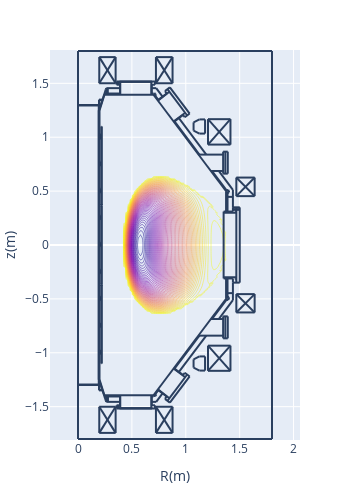

The notebook cell this image was saved under:
### Code cell
pl.d_contour(cond['jt'])

### Figure 1 — Plotly figure (JSON) as saved in the notebook; plotly's stock layout.template omitted (floating-point values rounded to 4 significant figures; data arrays with more than 128 entries replaced by an {"elided": "..."} marker saying what was removed)
{"data": [{"contours": {"coloring": "lines"}, "dx": 0.02, "dy": 0.02, "ncontours": 100, "showscale": false, "type": "contour", "x0": 0, "y0": -1.1, "z": {"elided": "111x71 float values"}}], "layout": {"height": 490.8, "margin": {"autoexpand": false, "b": 50, "l": 50, "r": 50, "t": 50}, "shapes": [{"type": "line", "x0": 0.2652, "x1": 0.2652, "y0": -1.406, "y1": -1.455}, {"type": "line", "x0": 0.2766, "x1": 0.2766, "y0": -1.406, "y1": -1.455}, {"type": "line", "x0": 0.1927, "x1": 0.1927, "y0": -1.299, "y1": 1.299}, {"type": "line", "x0": 0.1927, "x1": 0.1927, "y0": -1.249, "y1": 1.249}, {"type": "line", "x0": 0.195, "x1": 0.195, "y0": -1.251, "y1": 1.249}, {"type": "line", "x0": 0.1995, "x1": 0.1995, "y0": -1.249, "y1": 1.249}, {"type": "line", "x0": 1.376, "x1": 0.7005, "y0": 0.4965, "y1": 1.394}, {"type": "line", "x0": 0.2199, "x1": 0.2199, "y0": 0.3695, "y1": 1.099}, {"type": "line", "x0": 0.2176, "x1": 0.2176, "y0": 0.3695, "y1": 1.099}, {"type": "line", "x0": 1.376, "x1": 0.7005, "y0": -0.4965, "y1": -1.394}, {"type": "line", "x0": 0.2176, "x1": 0.2176, "y0": -0.3695, "y1": -1.099}, {"type": "line", "x0": 0.2199, "x1": 0.2199, "y0": -0.3695, "y1": -1.099}, {"type": "line", "x0": 0.1995, "x1": 0.2448, "y0": -1.249, "y1": -1.394}, {"type": "line", "x0": 0.1972, "x1": 0.1972, "y0": -1.299, "y1": -1.344}, {"type": "line", "x0": 0.195, "x1": 0.195, "y0": -1.299, "y1": -1.349}, {"type": "line", "x0": 0.195, "x1": 0.229, "y0": -1.349, "y1": -1.349}, {"type": "line", "x0": 0.195, "x1": 0.2267, "y0": -1.344, "y1": -1.344}, {"type": "line", "x0": 0.1995, "x1": 0.1995, "y0": -0.9975, "y1": -0.9748}, {"type": "line", "x0": 0.2086, "x1": 0.2086, "y0": -1.009, "y1": -0.9907}, {"type": "line", "x0": 0.2086, "x1": 0.2086, "y0": -1.009, "y1": -0.9929}, {"type": "line", "x0": 0.2063, "x1": 0.2063, "y0": -1.011, "y1": -0.9748}, {"type": "line", "x0": 0, "x1": 0.2108, "y0": -1.294, "y1": -1.294}, {"type": "line", "x0": 0, "x1": 0.2131, "y0": -1.299, "y1": -1.299}, {"type": "line", "x0": 0.1995, "x1": 0.1995, "y0": -1.011, "y1": -1.002}, {"type": "line", "x0": 0.2063, "x1": 0.2086, "y0": -1.007, "y1": -1.007}, {"type": "line", "x0": 0.2086, "x1": 0.2086, "y0": -1.004, "y1": -1.004}, {"type": "line", "x0": 0.2086, "x1": 0.2176, "y0": -1.009, "y1": -1.009}, {"type": "line", "x0": 0.1995, "x1": 0.2063, "y0": -1.011, "y1": -1.011}, {"type": "line", "x0": 0.2199, "x1": 0.2176, "y0": -1.099, "y1": -1.099}, {"type": "line", "x0": 0.2063, "x1": 0.2086, "y0": -0.9929, "y1": -0.9929}, {"type": "line", "x0": 0.2086, "x1": 0.2086, "y0": -0.9975, "y1": -0.9975}, {"type": "line", "x0": 0.2086, "x1": 0.2176, "y0": -0.9929, "y1": -0.9929}, {"type": "line", "x0": 0.2086, "x1": 0.2176, "y0": -0.9907, "y1": -0.9907}, {"type": "line", "x0": 0.1995, "x1": 0.2063, "y0": -0.9748, "y1": -0.9748}, {"type": "line", "x0": 0.2086, "x1": 0.2176, "y0": -0.7594, "y1": -0.7594}, {"type": "line", "x0": 0.1995, "x1": 0.2063, "y0": -0.7617, "y1": -0.7617}, {"type": "line", "x0": 0.2086, "x1": 0.2086, "y0": -0.7594, "y1": -0.7413}, {"type": "line", "x0": 0.2086, "x1": 0.2086, "y0": -0.7594, "y1": -0.739}, {"type": "line", "x0": 0.1995, "x1": 0.1995, "y0": -0.7617, "y1": -0.7526}, {"type": "line", "x0": 0.2063, "x1": 0.2063, "y0": -0.7617, "y1": -0.7254}, {"type": "line", "x0": 0.1995, "x1": 0.2063, "y0": -0.7254, "y1": -0.7254}, {"type": "line", "x0": 0.2086, "x1": 0.2176, "y0": -0.739, "y1": -0.739}, {"type": "line", "x0": 0.2086, "x1": 0.2176, "y0": -0.7413, "y1": -0.7413}, {"type": "line", "x0": 0.2086, "x1": 0.2086, "y0": -0.7526, "y1": -0.7526}, {"type": "line", "x0": 0.2063, "x1": 0.2086, "y0": -0.7572, "y1": -0.7572}, {"type": "line", "x0": 0.2086, "x1": 0.2086, "y0": -0.7458, "y1": -0.7458}, {"type": "line", "x0": 0.2063, "x1": 0.2086, "y0": -0.7436, "y1": -0.7436}, {"type": "line", "x0": 0.1995, "x1": 0.1995, "y0": -0.7481, "y1": -0.7254}, {"type": "line", "x0": 0.3582, "x1": 0.7141, "y0": -1.517, "y1": -1.517}, {"type": "line", "x0": 0.3854, "x1": 0.6869, "y0": -1.514, "y1": -1.514}, {"type": "line", "x0": 0.3854, "x1": 0.6869, "y0": -1.514, "y1": -1.514}, {"type": "line", "x0": 0.2426, "x1": 0.7096, "y0": -1.394, "y1": -1.394}, {"type": "line", "x0": 0.3922, "x1": 0.3922, "y0": -1.514, "y1": -1.394}, {"type": "line", "x0": 0.3582, "x1": 0.3582, "y0": -1.517, "y1": -1.487}, {"type": "line", "x0": 0.3786, "x1": 0.3786, "y0": -1.517, "y1": -1.487}, {"type": "line", "x0": 0.3695, "x1": 0.3695, "y0": -1.517, "y1": -1.487}, {"type": "line", "x0": 0.3831, "x1": 0.3831, "y0": -1.517, "y1": -1.512}, {"type": "line", "x0": 0.3831, "x1": 0.3854, "y0": -1.512, "y1": -1.514}, {"type": "line", "x0": 0.3854, "x1": 0.3854, "y0": -1.514, "y1": -1.514}, {"type": "line", "x0": 0.3899, "x1": 0.263, "y0": -1.455, "y1": -1.455}, {"type": "line", "x0": 0.3582, "x1": 0.3899, "y0": -1.487, "y1": -1.487}, {"type": "line", "x0": 0.2471, "x1": 0.3899, "y0": -1.406, "y1": -1.406}, {"type": "line", "x0": 0.2766, "x1": 0.2766, "y0": -1.455, "y1": -1.406}, {"type": "line", "x0": 0.2652, "x1": 0.2652, "y0": -1.455, "y1": -1.406}, {"type": "line", "x0": 0.2584, "x1": 0.263, "y0": -1.444, "y1": -1.455}, {"type": "line", "x0": 0.2426, "x1": 0.2448, "y0": -1.394, "y1": -1.392}, {"type": "line", "x0": 0.3899, "x1": 0.3899, "y0": -1.487, "y1": -1.394}, {"type": "line", "x0": 0.6801, "x1": 0.6801, "y0": -1.514, "y1": -1.394}, {"type": "line", "x0": 0.7141, "x1": 0.7141, "y0": -1.517, "y1": -1.487}, {"type": "line", "x0": 0.6914, "x1": 0.6914, "y0": -1.517, "y1": -1.512}, {"type": "line", "x0": 0.6914, "x1": 0.6869, "y0": -1.512, "y1": -1.514}, {"type": "line", "x0": 0.6869, "x1": 0.6869, "y0": -1.514, "y1": -1.514}, {"type": "line", "x0": 0.6846, "x1": 0.6846, "y0": -1.487, "y1": -1.394}, {"type": "line", "x0": 0.6846, "x1": 0.7141, "y0": -1.487, "y1": -1.487}, {"type": "line", "x0": 0.7254, "x1": 0.6846, "y0": -1.455, "y1": -1.455}, {"type": "line", "x0": 0.7118, "x1": 0.705, "y0": -1.392, "y1": -1.387}, {"type": "line", "x0": 0.7055, "x1": 0.715, "y0": -1.4, "y1": -1.402}, {"type": "line", "x0": 0.715, "x1": 0.7223, "y0": -1.402, "y1": -1.397}, {"type": "line", "x0": 0.7223, "x1": 0.7248, "y0": -1.397, "y1": -1.389}, {"type": "line", "x0": 0.7248, "x1": 0.7198, "y0": -1.389, "y1": -1.381}, {"type": "line", "x0": 0.6846, "x1": 0.7005, "y0": -1.406, "y1": -1.406}, {"type": "line", "x0": 0.2199, "x1": 0.2199, "y0": -0.3627, "y1": 0.3627}, {"type": "line", "x0": 0.2176, "x1": 0.2176, "y0": -0.3627, "y1": 0.3627}, {"type": "line", "x0": 0.1995, "x1": 0.1995, "y0": -0.4965, "y1": -0.4761}, {"type": "line", "x0": 0.2063, "x1": 0.2063, "y0": -0.5123, "y1": -0.4761}, {"type": "line", "x0": 0.1995, "x1": 0.1995, "y0": -0.5123, "y1": -0.5033}, {"type": "line", "x0": 0.2086, "x1": 0.2086, "y0": -0.5101, "y1": -0.4897}, {"type": "line", "x0": 0.2086, "x1": 0.2086, "y0": -0.5101, "y1": -0.4919}, {"type": "line", "x0": 0.2086, "x1": 0.2176, "y0": -0.5101, "y1": -0.5101}, {"type": "line", "x0": 0.2063, "x1": 0.2086, "y0": -0.4942, "y1": -0.4942}, {"type": "line", "x0": 0.2086, "x1": 0.2086, "y0": -0.4965, "y1": -0.4965}, {"type": "line", "x0": 0.2063, "x1": 0.2086, "y0": -0.5055, "y1": -0.5055}, {"type": "line", "x0": 0.2086, "x1": 0.2086, "y0": -0.5033, "y1": -0.5033}, {"type": "line", "x0": 0.2086, "x1": 0.2176, "y0": -0.4919, "y1": -0.4919}, {"type": "line", "x0": 0.2086, "x1": 0.2176, "y0": -0.4897, "y1": -0.4897}, {"type": "line", "x0": 0.1995, "x1": 0.2063, "y0": -0.5123, "y1": -0.5123}, {"type": "line", "x0": 0.1995, "x1": 0.2063, "y0": -0.4761, "y1": -0.4761}, {"type": "line", "x0": 0.2154, "x1": 0.2176, "y0": -0.365, "y1": -0.3627}, {"type": "line", "x0": 0.2206, "x1": 0.2218, "y0": -0.3642, "y1": -0.3614}, {"type": "line", "x0": 0.2199, "x1": 0.2176, "y0": -0.3695, "y1": -0.3695}, {"type": "line", "x0": 0.2176, "x1": 0.2154, "y0": -0.3786, "y1": -0.3786}, {"type": "line", "x0": 0.2154, "x1": 0.2154, "y0": -0.3786, "y1": -0.3695}, {"type": "line", "x0": 0.2176, "x1": 0.2176, "y0": -0.3786, "y1": -0.3695}, {"type": "line", "x0": 0.2169, "x1": 0.2157, "y0": -0.365, "y1": -0.3678}, {"type": "line", "x0": 0.2183, "x1": 0.2177, "y0": -0.3664, "y1": -0.3678}, {"type": "line", "x0": 0.2176, "x1": 0.2199, "y0": -0.3673, "y1": -0.365}, {"type": "line", "x0": 0.2192, "x1": 0.2197, "y0": -0.3628, "y1": -0.3614}, {"type": "line", "x0": 0.1995, "x1": 0.1995, "y0": -0.263, "y1": -0.2516}, {"type": "line", "x0": 0.2063, "x1": 0.2063, "y0": -0.263, "y1": -0.2267}, {"type": "line", "x0": 0.2086, "x1": 0.2086, "y0": -0.2607, "y1": -0.2426}, {"type": "line", "x0": 0.2086, "x1": 0.2086, "y0": -0.2607, "y1": -0.2403}, {"type": "line", "x0": 0.2086, "x1": 0.2176, "y0": -0.2607, "y1": -0.2607}, {"type": "line", "x0": 0.2086, "x1": 0.2086, "y0": -0.2539, "y1": -0.2539}, {"type": "line", "x0": 0.2063, "x1": 0.2086, "y0": -0.2562, "y1": -0.2562}, {"type": "line", "x0": 0.1995, "x1": 0.2063, "y0": -0.263, "y1": -0.263}, {"type": "line", "x0": 0.1995, "x1": 0.1995, "y0": -0.2471, "y1": -0.2267}, {"type": "line", "x0": 0.2086, "x1": 0.2176, "y0": -0.2403, "y1": -0.2403}, {"type": "line", "x0": 0.2086, "x1": 0.2176, "y0": -0.2426, "y1": -0.2426}, {"type": "line", "x0": 0.2086, "x1": 0.2086, "y0": -0.2471, "y1": -0.2471}, {"type": "line", "x0": 0.2063, "x1": 0.2086, "y0": -0.2426, "y1": -0.2426}, {"type": "line", "x0": 0.1995, "x1": 0.2063, "y0": -0.2267, "y1": -0.2267}, {"type": "line", "x0": 0.1995, "x1": 0.2063, "y0": -0.01133, "y1": -0.01133}, {"type": "line", "x0": 0.1995, "x1": 0.2063, "y0": 0.02494, "y1": 0.02494}, {"type": "line", "x0": 0.1995, "x1": 0.1995, "y0": -0.01133, "y1": -0.002267}, {"type": "line", "x0": 0.1995, "x1": 0.1995, "y0": 0.002267, "y1": 0.02494}, {"type": "line", "x0": 0.2063, "x1": 0.2063, "y0": -0.01133, "y1": 0.02494}, {"type": "line", "x0": 0.2086, "x1": 0.2086, "y0": -0.009068, "y1": 0.006801}, {"type": "line", "x0": 0.2086, "x1": 0.2086, "y0": -0.009068, "y1": 0.009068}, {"type": "line", "x0": 0.2086, "x1": 0.2176, "y0": -0.009068, "y1": -0.009068}, {"type": "line", "x0": 0.2086, "x1": 0.2086, "y0": -0.004534, "y1": -0.004534}, {"type": "line", "x0": 0.2063, "x1": 0.2086, "y0": -0.006801, "y1": -0.006801}, {"type": "line", "x0": 0.2086, "x1": 0.2176, "y0": 0.009068, "y1": 0.009068}, {"type": "line", "x0": 0.2086, "x1": 0.2176, "y0": 0.006801, "y1": 0.006801}, {"type": "line", "x0": 0.2086, "x1": 0.2086, "y0": 0.002267, "y1": 0.002267}, {"type": "line", "x0": 0.2063, "x1": 0.2086, "y0": 0.006801, "y1": 0.006801}, {"type": "line", "x0": 0.2176, "x1": 0.2176, "y0": 0.3786, "y1": 0.3695}, {"type": "line", "x0": 0.2154, "x1": 0.2154, "y0": 0.3786, "y1": 0.3695}, {"type": "line", "x0": 0.1995, "x1": 0.1995, "y0": 0.2516, "y1": 0.2743}, {"type": "line", "x0": 0.2063, "x1": 0.2063, "y0": 0.238, "y1": 0.2743}, {"type": "line", "x0": 0.2086, "x1": 0.2086, "y0": 0.2403, "y1": 0.2607}, {"type": "line", "x0": 0.1995, "x1": 0.2063, "y0": 0.238, "y1": 0.238}, {"type": "line", "x0": 0.1995, "x1": 0.1995, "y0": 0.238, "y1": 0.2471}, {"type": "line", "x0": 0.2063, "x1": 0.2086, "y0": 0.2562, "y1": 0.2562}, {"type": "line", "x0": 0.2086, "x1": 0.2086, "y0": 0.2539, "y1": 0.2539}, {"type": "line", "x0": 0.2086, "x1": 0.2176, "y0": 0.2584, "y1": 0.2584}, {"type": "line", "x0": 0.2063, "x1": 0.2086, "y0": 0.2426, "y1": 0.2426}, {"type": "line", "x0": 0.2086, "x1": 0.2086, "y0": 0.2471, "y1": 0.2471}, {"type": "line", "x0": 0.2086, "x1": 0.2176, "y0": 0.2403, "y1": 0.2403}, {"type": "line", "x0": 0.2086, "x1": 0.2086, "y0": 0.2403, "y1": 0.2584}, {"type": "line", "x0": 0.2086, "x1": 0.2176, "y0": 0.2607, "y1": 0.2607}, {"type": "line", "x0": 0.1995, "x1": 0.2063, "y0": 0.2743, "y1": 0.2743}, {"type": "line", "x0": 0.2177, "x1": 0.2183, "y0": 0.3696, "y1": 0.3682}, {"type": "line", "x0": 0.2157, "x1": 0.2169, "y0": 0.3696, "y1": 0.3668}, {"type": "line", "x0": 0.2176, "x1": 0.2199, "y0": 0.3673, "y1": 0.365}, {"type": "line", "x0": 0.2218, "x1": 0.2206, "y0": 0.3632, "y1": 0.366}, {"type": "line", "x0": 0.2154, "x1": 0.2176, "y0": 0.365, "y1": 0.3627}, {"type": "line", "x0": 0.2197, "x1": 0.2192, "y0": 0.3632, "y1": 0.3646}, {"type": "line", "x0": 0.2199, "x1": 0.2176, "y0": 0.3695, "y1": 0.3695}, {"type": "line", "x0": 0.2176, "x1": 0.2154, "y0": 0.3786, "y1": 0.3786}, {"type": "line", "x0": 0.1995, "x1": 0.1995, "y0": 0.5033, "y1": 0.5237}, {"type": "line", "x0": 0.1995, "x1": 0.1995, "y0": 0.4874, "y1": 0.4965}, {"type": "line", "x0": 0.2063, "x1": 0.2063, "y0": 0.4874, "y1": 0.5237}, {"type": "line", "x0": 0.2086, "x1": 0.2086, "y0": 0.4897, "y1": 0.5078}, {"type": "line", "x0": 0.2086, "x1": 0.2086, "y0": 0.4897, "y1": 0.5101}, {"type": "line", "x0": 0.2086, "x1": 0.2176, "y0": 0.4897, "y1": 0.4897}, {"type": "line", "x0": 0.2086, "x1": 0.2086, "y0": 0.4965, "y1": 0.4965}, {"type": "line", "x0": 0.2063, "x1": 0.2086, "y0": 0.4942, "y1": 0.4942}, {"type": "line", "x0": 0.2086, "x1": 0.2176, "y0": 0.5101, "y1": 0.5101}, {"type": "line", "x0": 0.2086, "x1": 0.2176, "y0": 0.5078, "y1": 0.5078}, {"type": "line", "x0": 0.2086, "x1": 0.2086, "y0": 0.5033, "y1": 0.5033}, {"type": "line", "x0": 0.2063, "x1": 0.2086, "y0": 0.5055, "y1": 0.5055}, {"type": "line", "x0": 0.1995, "x1": 0.2063, "y0": 0.4874, "y1": 0.4874}, {"type": "line", "x0": 0.1995, "x1": 0.2063, "y0": 0.5237, "y1": 0.5237}, {"type": "line", "x0": 1.501, "x1": 1.501, "y0": 0.3491, "y1": -0.3491}, {"type": "line", "x0": 1.351, "x1": 1.351, "y0": 0.3106, "y1": -0.3106}, {"type": "line", "x0": 1.469, "x1": 1.469, "y0": 0.3491, "y1": -0.3491}, {"type": "line", "x0": 1.387, "x1": 1.387, "y0": -0.3106, "y1": -0.4965}, {"type": "line", "x0": 1.374, "x1": 1.374, "y0": -0.3106, "y1": -0.4965}, {"type": "line", "x0": 1.462, "x1": 1.462, "y0": -0.3196, "y1": -0.3106}, {"type": "line", "x0": 1.437, "x1": 1.437, "y0": -0.3106, "y1": -0.3491}, {"type": "line", "x0": 1.437, "x1": 1.501, "y0": -0.3491, "y1": -0.3491}, {"type": "line", "x0": 1.437, "x1": 1.437, "y0": -0.3491, "y1": -0.5123}, {"type": "line", "x0": 1.379, "x1": 1.392, "y0": -0.5069, "y1": -0.5093}, {"type": "line", "x0": 1.392, "x1": 1.402, "y0": -0.5093, "y1": -0.4997}, {"type": "line", "x0": 1.402, "x1": 1.4, "y0": -0.4997, "y1": -0.4862}, {"type": "line", "x0": 1.4, "x1": 1.388, "y0": -0.4862, "y1": -0.48}, {"type": "line", "x0": 1.374, "x1": 1.374, "y0": -0.4965, "y1": -0.4987}, {"type": "line", "x0": 1.383, "x1": 1.378, "y0": -0.501, "y1": -0.4965}, {"type": "line", "x0": 1.387, "x1": 1.437, "y0": -0.4466, "y1": -0.4466}, {"type": "line", "x0": 1.462, "x1": 1.469, "y0": -0.3196, "y1": -0.3196}, {"type": "line", "x0": 1.351, "x1": 1.469, "y0": -0.2992, "y1": -0.2992}, {"type": "line", "x0": 1.351, "x1": 1.437, "y0": -0.3106, "y1": -0.3106}, {"type": "line", "x0": 1.462, "x1": 1.469, "y0": -0.3106, "y1": -0.3106}, {"type": "line", "x0": 1.437, "x1": 1.437, "y0": 0.5123, "y1": 0.3514}, {"type": "line", "x0": 1.387, "x1": 1.387, "y0": 0.4965, "y1": 0.3106}, {"type": "line", "x0": 1.374, "x1": 1.374, "y0": 0.4965, "y1": 0.3106}, {"type": "line", "x0": 1.437, "x1": 1.501, "y0": 0.3491, "y1": 0.3491}, {"type": "line", "x0": 1.501, "x1": 1.437, "y0": 0.3264, "y1": 0.3264}, {"type": "line", "x0": 1.501, "x1": 1.437, "y0": 0.3446, "y1": 0.3446}, {"type": "line", "x0": 1.351, "x1": 1.469, "y0": 0.2992, "y1": 0.2992}, {"type": "line", "x0": 1.351, "x1": 1.437, "y0": 0.3106, "y1": 0.3106}, {"type": "line", "x0": 1.462, "x1": 1.462, "y0": 0.3196, "y1": 0.3106}, {"type": "line", "x0": 1.437, "x1": 1.437, "y0": 0.3514, "y1": 0.3106}, {"type": "line", "x0": 1.462, "x1": 1.469, "y0": 0.3106, "y1": 0.3106}, {"type": "line", "x0": 1.462, "x1": 1.469, "y0": 0.3196, "y1": 0.3196}, {"type": "line", "x0": 1.388, "x1": 1.4, "y0": 0.4818, "y1": 0.488}, {"type": "line", "x0": 1.4, "x1": 1.402, "y0": 0.488, "y1": 0.5015}, {"type": "line", "x0": 1.402, "x1": 1.392, "y0": 0.5015, "y1": 0.5111}, {"type": "line", "x0": 1.392, "x1": 1.379, "y0": 0.5111, "y1": 0.5088}, {"type": "line", "x0": 1.387, "x1": 1.437, "y0": 0.4466, "y1": 0.4466}, {"type": "line", "x0": 1.374, "x1": 1.374, "y0": 0.4965, "y1": 0.4987}, {"type": "line", "x0": 1.383, "x1": 1.378, "y0": 0.501, "y1": 0.4965}, {"type": "line", "x0": 0.1995, "x1": 0.2448, "y0": 1.249, "y1": 1.394}, {"type": "line", "x0": 0.1995, "x1": 0.1995, "y0": 0.7526, "y1": 0.773}, {"type": "line", "x0": 0.2063, "x1": 0.2063, "y0": 0.7368, "y1": 0.773}, {"type": "line", "x0": 0.1995, "x1": 0.1995, "y0": 0.7368, "y1": 0.7481}, {"type": "line", "x0": 0.2063, "x1": 0.2086, "y0": 0.7572, "y1": 0.7572}, {"type": "line", "x0": 0.2086, "x1": 0.2086, "y0": 0.7526, "y1": 0.7526}, {"type": "line", "x0": 0.2063, "x1": 0.2086, "y0": 0.7436, "y1": 0.7436}, {"type": "line", "x0": 0.2086, "x1": 0.2086, "y0": 0.7458, "y1": 0.7458}, {"type": "line", "x0": 0.2086, "x1": 0.2086, "y0": 0.739, "y1": 0.7594}, {"type": "line", "x0": 0.2086, "x1": 0.2086, "y0": 0.739, "y1": 0.7572}, {"type": "line", "x0": 0.2086, "x1": 0.2176, "y0": 0.739, "y1": 0.739}, {"type": "line", "x0": 0.2086, "x1": 0.2176, "y0": 0.7572, "y1": 0.7572}, {"type": "line", "x0": 0.2086, "x1": 0.2176, "y0": 0.7594, "y1": 0.7594}, {"type": "line", "x0": 0.1995, "x1": 0.2063, "y0": 0.7368, "y1": 0.7368}, {"type": "line", "x0": 0.1995, "x1": 0.2063, "y0": 0.773, "y1": 0.773}, {"type": "line", "x0": 0.2086, "x1": 0.2086, "y0": 0.9907, "y1": 1.009}, {"type": "line", "x0": 0.2086, "x1": 0.2086, "y0": 0.9907, "y1": 1.007}, {"type": "line", "x0": 0.2086, "x1": 0.2176, "y0": 0.9907, "y1": 0.9907}, {"type": "line", "x0": 0.2086, "x1": 0.2176, "y0": 1.007, "y1": 1.007}, {"type": "line", "x0": 0.2086, "x1": 0.2176, "y0": 1.009, "y1": 1.009}, {"type": "line", "x0": 0.2063, "x1": 0.2063, "y0": 0.9884, "y1": 1.025}, {"type": "line", "x0": 0.2086, "x1": 0.2086, "y0": 1.009, "y1": 1.025}, {"type": "line", "x0": 0.1995, "x1": 0.1995, "y0": 1.002, "y1": 1.025}, {"type": "line", "x0": 0.1995, "x1": 0.1995, "y0": 1.002, "y1": 1.025}, {"type": "line", "x0": 0.1995, "x1": 0.1995, "y0": 0.9884, "y1": 0.9975}, {"type": "line", "x0": 0.2086, "x1": 0.2086, "y0": 1.009, "y1": 1.025}, {"type": "line", "x0": 0.2063, "x1": 0.2063, "y0": 0.9884, "y1": 1.025}, {"type": "line", "x0": 0.2086, "x1": 0.2176, "y0": 1.009, "y1": 1.009}, {"type": "line", "x0": 0.2086, "x1": 0.2176, "y0": 1.007, "y1": 1.007}, {"type": "line", "x0": 0.2086, "x1": 0.2176, "y0": 0.9907, "y1": 0.9907}, {"type": "line", "x0": 0.2086, "x1": 0.2086, "y0": 0.9907, "y1": 1.007}, {"type": "line", "x0": 0.2086, "x1": 0.2086, "y0": 0.9907, "y1": 1.009}, {"type": "line", "x0": 0.2086, "x1": 0.2086, "y0": 0.9952, "y1": 0.9952}, {"type": "line", "x0": 0.2086, "x1": 0.2086, "y0": 0.9884, "y1": 0.9907}, {"type": "line", "x0": 0.2063, "x1": 0.2086, "y0": 0.9929, "y1": 0.9929}, {"type": "line", "x0": 0.2086, "x1": 0.2086, "y0": 1.002, "y1": 1.002}, {"type": "line", "x0": 0.2063, "x1": 0.2086, "y0": 1.007, "y1": 1.007}, {"type": "line", "x0": 0.1995, "x1": 0.2086, "y0": 0.9884, "y1": 0.9884}, {"type": "line", "x0": 0.1995, "x1": 0.2086, "y0": 1.025, "y1": 1.025}, {"type": "line", "x0": 0.1995, "x1": 0.2086, "y0": 1.025, "y1": 1.025}, {"type": "line", "x0": 0.2063, "x1": 0.2086, "y0": 1.007, "y1": 1.007}, {"type": "line", "x0": 0.2086, "x1": 0.2086, "y0": 1.002, "y1": 1.002}, {"type": "line", "x0": 0.2063, "x1": 0.2086, "y0": 0.9929, "y1": 0.9929}, {"type": "line", "x0": 0.2086, "x1": 0.2086, "y0": 0.9884, "y1": 0.9907}, {"type": "line", "x0": 0.2086, "x1": 0.2086, "y0": 0.9952, "y1": 0.9952}, {"type": "line", "x0": 0.1995, "x1": 0.1995, "y0": 0.9884, "y1": 0.9975}, {"type": "line", "x0": 0.1995, "x1": 0.2086, "y0": 0.9884, "y1": 0.9884}, {"type": "line", "x0": 0.2199, "x1": 0.2176, "y0": 1.099, "y1": 1.099}, {"type": "line", "x0": 0, "x1": 0.2131, "y0": 1.299, "y1": 1.299}, {"type": "line", "x0": 0, "x1": 0.2108, "y0": 1.294, "y1": 1.294}, {"type": "line", "x0": 0.195, "x1": 0.2267, "y0": 1.344, "y1": 1.344}, {"type": "line", "x0": 0.195, "x1": 0.229, "y0": 1.349, "y1": 1.349}, {"type": "line", "x0": 0.195, "x1": 0.195, "y0": 1.299, "y1": 1.349}, {"type": "line", "x0": 0.1972, "x1": 0.1972, "y0": 1.299, "y1": 1.344}, {"type": "line", "x0": 0.2426, "x1": 0.2448, "y0": 1.394, "y1": 1.392}, {"type": "line", "x0": 0.7096, "x1": 0.7028, "y0": 1.394, "y1": 1.39}, {"type": "line", "x0": 0.718, "x1": 0.723, "y0": 1.385, "y1": 1.393}, {"type": "line", "x0": 0.723, "x1": 0.7205, "y0": 1.393, "y1": 1.402}, {"type": "line", "x0": 0.7205, "x1": 0.7132, "y0": 1.402, "y1": 1.407}, {"type": "line", "x0": 0.7132, "x1": 0.7037, "y0": 1.407, "y1": 1.404}, {"type": "line", "x0": 0.2426, "x1": 0.7096, "y0": 1.394, "y1": 1.394}, {"type": "line", "x0": 0.3854, "x1": 0.6869, "y0": 1.514, "y1": 1.514}, {"type": "line", "x0": 0.3854, "x1": 0.6869, "y0": 1.514, "y1": 1.514}, {"type": "line", "x0": 0.3582, "x1": 0.7141, "y0": 1.517, "y1": 1.517}, {"type": "line", "x0": 0.3899, "x1": 0.263, "y0": 1.455, "y1": 1.455}, {"type": "line", "x0": 0.2471, "x1": 0.3899, "y0": 1.406, "y1": 1.406}, {"type": "line", "x0": 0.3582, "x1": 0.3899, "y0": 1.487, "y1": 1.487}, {"type": "line", "x0": 0.2584, "x1": 0.263, "y0": 1.444, "y1": 1.455}, {"type": "line", "x0": 0.2652, "x1": 0.2652, "y0": 1.455, "y1": 1.406}, {"type": "line", "x0": 0.2766, "x1": 0.2766, "y0": 1.455, "y1": 1.406}, {"type": "line", "x0": 0.3582, "x1": 0.3582, "y0": 1.517, "y1": 1.487}, {"type": "line", "x0": 0.3899, "x1": 0.3899, "y0": 1.487, "y1": 1.394}, {"type": "line", "x0": 0.3922, "x1": 0.3922, "y0": 1.514, "y1": 1.394}, {"type": "line", "x0": 0.3854, "x1": 0.3854, "y0": 1.514, "y1": 1.514}, {"type": "line", "x0": 0.3831, "x1": 0.3854, "y0": 1.512, "y1": 1.514}, {"type": "line", "x0": 0.3831, "x1": 0.3831, "y0": 1.517, "y1": 1.512}, {"type": "line", "x0": 0.3695, "x1": 0.3695, "y0": 1.517, "y1": 1.487}, {"type": "line", "x0": 0.3786, "x1": 0.3786, "y0": 1.517, "y1": 1.487}, {"type": "line", "x0": 0.6846, "x1": 0.6846, "y0": 1.487, "y1": 1.394}, {"type": "line", "x0": 0.6801, "x1": 0.6801, "y0": 1.514, "y1": 1.394}, {"type": "line", "x0": 0.6846, "x1": 0.7005, "y0": 1.406, "y1": 1.406}, {"type": "line", "x0": 0.6846, "x1": 0.7141, "y0": 1.487, "y1": 1.487}, {"type": "line", "x0": 0.6869, "x1": 0.6869, "y0": 1.514, "y1": 1.514}, {"type": "line", "x0": 0.6914, "x1": 0.6869, "y0": 1.512, "y1": 1.514}, {"type": "line", "x0": 0.6914, "x1": 0.6914, "y0": 1.517, "y1": 1.512}, {"type": "line", "x0": 0.7141, "x1": 0.7141, "y0": 1.517, "y1": 1.487}, {"type": "line", "x0": 0.7254, "x1": 0.6846, "y0": 1.455, "y1": 1.455}, {"type": "line", "x0": 0.7844, "x1": 0.7254, "y0": 1.376, "y1": 1.455}, {"type": "line", "x0": 0.7458, "x1": 0.7005, "y0": 1.347, "y1": 1.406}, {"type": "line", "x0": 0, "x1": 0, "y0": 0.2154, "y1": -0.1156}, {"type": "line", "x0": 0.7844, "x1": 0.7254, "y0": -1.376, "y1": -1.455}, {"type": "line", "x0": 0.7458, "x1": 0.7005, "y0": -1.347, "y1": -1.406}, {"type": "line", "x0": 1.437, "x1": 1.306, "y0": 0.5123, "y1": 0.6869}, {"type": "line", "x0": 1.387, "x1": 1.242, "y0": 0.4965, "y1": 0.6869}, {"type": "line", "x0": 1.347, "x1": 1.118, "y0": 0.8388, "y1": 0.8388}, {"type": "line", "x0": 1.347, "x1": 1.347, "y0": 0.866, "y1": 0.662}, {"type": "line", "x0": 1.367, "x1": 1.367, "y0": 0.866, "y1": 0.662}, {"type": "line", "x0": 1.39, "x1": 1.39, "y0": 0.866, "y1": 0.662}, {"type": "line", "x0": 1.39, "x1": 1.347, "y0": 0.866, "y1": 0.866}, {"type": "line", "x0": 1.39, "x1": 1.347, "y0": 0.662, "y1": 0.662}, {"type": "line", "x0": 1.347, "x1": 1.233, "y0": 0.6869, "y1": 0.6869}, {"type": "line", "x0": 1.347, "x1": 1.118, "y0": -0.8411, "y1": -0.8411}, {"type": "line", "x0": 1.347, "x1": 1.347, "y0": -0.866, "y1": -0.662}, {"type": "line", "x0": 1.367, "x1": 1.367, "y0": -0.866, "y1": -0.662}, {"type": "line", "x0": 1.39, "x1": 1.39, "y0": -0.866, "y1": -0.662}, {"type": "line", "x0": 1.39, "x1": 1.347, "y0": -0.866, "y1": -0.866}, {"type": "line", "x0": 1.39, "x1": 1.347, "y0": -0.662, "y1": -0.662}, {"type": "line", "x0": 1.347, "x1": 1.233, "y0": -0.6869, "y1": -0.6869}, {"type": "line", "x0": 1.437, "x1": 1.306, "y0": -0.5123, "y1": -0.6869}, {"type": "line", "x0": 1.387, "x1": 1.242, "y0": -0.4965, "y1": -0.6869}, {"type": "line", "x0": 0.195, "x1": 0.2584, "y0": -1.251, "y1": -1.444}, {"type": "line", "x0": 0.195, "x1": 0.2584, "y0": 1.249, "y1": 1.444}, {"type": "line", "x0": 0.8524, "x1": 0.8071, "y0": 1.462, "y1": 1.428}, {"type": "line", "x0": 0.8071, "x1": 0.8229, "y0": 1.428, "y1": 1.406}, {"type": "line", "x0": 0.8229, "x1": 0.739, "y0": 1.406, "y1": 1.342}, {"type": "line", "x0": 0.8479, "x1": 0.7413, "y0": 1.421, "y1": 1.34}, {"type": "line", "x0": 0.8524, "x1": 1.036, "y0": 1.462, "y1": 1.22}, {"type": "line", "x0": 0.8297, "x1": 1.013, "y0": 1.446, "y1": 1.202}, {"type": "line", "x0": 0.9952, "x1": 0.8864, "y0": 1.226, "y1": 1.145}, {"type": "line", "x0": 1.036, "x1": 0.9907, "y0": 1.22, "y1": 1.186}, {"type": "line", "x0": 0.9748, "x1": 0.9907, "y0": 1.206, "y1": 1.186}, {"type": "line", "x0": 0.9748, "x1": 0.8887, "y0": 1.206, "y1": 1.143}, {"type": "line", "x0": 1.19, "x1": 0.9363, "y0": 0.8388, "y1": 1.177}, {"type": "line", "x0": 1.127, "x1": 0.8955, "y0": 0.8388, "y1": 1.147}, {"type": "line", "x0": 0.8524, "x1": 0.8071, "y0": -1.462, "y1": -1.428}, {"type": "line", "x0": 0.8071, "x1": 0.8229, "y0": -1.428, "y1": -1.406}, {"type": "line", "x0": 0.8229, "x1": 0.739, "y0": -1.406, "y1": -1.342}, {"type": "line", "x0": 0.8479, "x1": 0.7413, "y0": -1.421, "y1": -1.34}, {"type": "line", "x0": 0.8524, "x1": 1.036, "y0": -1.462, "y1": -1.22}, {"type": "line", "x0": 0.8297, "x1": 1.013, "y0": -1.446, "y1": -1.202}, {"type": "line", "x0": 0.9952, "x1": 0.8864, "y0": -1.226, "y1": -1.145}, {"type": "line", "x0": 1.036, "x1": 0.9907, "y0": -1.22, "y1": -1.186}, {"type": "line", "x0": 0.9748, "x1": 0.9907, "y0": -1.206, "y1": -1.186}, {"type": "line", "x0": 0.9748, "x1": 0.8887, "y0": -1.206, "y1": -1.143}, {"type": "line", "x0": 1.19, "x1": 0.9363, "y0": -0.8411, "y1": -1.177}, {"type": "line", "x0": 1.127, "x1": 0.8955, "y0": -0.8411, "y1": -1.147}, {"type": "line", "x0": 0.1972, "x1": 0.1972, "y0": -1.501, "y1": -1.743}, {"type": "line", "x0": 0.1972, "x1": 0.3491, "y0": -1.743, "y1": -1.743}, {"type": "line", "x0": 0.3491, "x1": 0.3491, "y0": -1.743, "y1": -1.501}, {"type": "line", "x0": 0.3491, "x1": 0.1972, "y0": -1.501, "y1": -1.501}, {"type": "line", "x0": 0.1972, "x1": 0.1972, "y0": 1.743, "y1": 1.501}, {"type": "line", "x0": 0.1972, "x1": 0.3491, "y0": 1.501, "y1": 1.501}, {"type": "line", "x0": 0.3491, "x1": 0.3491, "y0": 1.501, "y1": 1.743}, {"type": "line", "x0": 0.3491, "x1": 0.1972, "y0": 1.743, "y1": 1.743}, {"type": "line", "x0": 0.7232, "x1": 0.7232, "y0": 1.743, "y1": 1.501}, {"type": "line", "x0": 0.7232, "x1": 0.8773, "y0": 1.501, "y1": 1.501}, {"type": "line", "x0": 0.8773, "x1": 0.8773, "y0": 1.501, "y1": 1.743}, {"type": "line", "x0": 0.8773, "x1": 0.7232, "y0": 1.743, "y1": 1.743}, {"type": "line", "x0": 0.7232, "x1": 0.7232, "y0": -1.501, "y1": -1.743}, {"type": "line", "x0": 0.7232, "x1": 0.8773, "y0": -1.743, "y1": -1.743}, {"type": "line", "x0": 0.8773, "x1": 0.8773, "y0": -1.743, "y1": -1.501}, {"type": "line", "x0": 0.8773, "x1": 0.7232, "y0": -1.501, "y1": -1.501}, {"type": "line", "x0": 1.206, "x1": 1.206, "y0": -0.934, "y1": -1.168}, {"type": "line", "x0": 1.206, "x1": 1.415, "y0": -1.168, "y1": -1.168}, {"type": "line", "x0": 1.415, "x1": 1.415, "y0": -1.168, "y1": -0.934}, {"type": "line", "x0": 1.415, "x1": 1.206, "y0": -0.934, "y1": -0.934}, {"type": "line", "x0": 1.206, "x1": 1.206, "y0": 1.168, "y1": 0.9317}, {"type": "line", "x0": 1.206, "x1": 1.415, "y0": 0.9317, "y1": 0.9317}, {"type": "line", "x0": 1.415, "x1": 1.415, "y0": 0.9317, "y1": 1.168}, {"type": "line", "x0": 1.415, "x1": 1.206, "y0": 1.168, "y1": 1.168}, {"type": "line", "x0": 1.469, "x1": 1.469, "y0": 0.6257, "y1": 0.4534}, {"type": "line", "x0": 1.469, "x1": 1.639, "y0": 0.4534, "y1": 0.4534}, {"type": "line", "x0": 1.639, "x1": 1.639, "y0": 0.4534, "y1": 0.6257}, {"type": "line", "x0": 1.639, "x1": 1.469, "y0": 0.6257, "y1": 0.6257}, {"type": "line", "x0": 1.469, "x1": 1.469, "y0": -0.4557, "y1": -0.6257}, {"type": "line", "x0": 1.469, "x1": 1.639, "y0": -0.6257, "y1": -0.6257}, {"type": "line", "x0": 1.639, "x1": 1.639, "y0": -0.6257, "y1": -0.4557}, {"type": "line", "x0": 1.639, "x1": 1.469, "y0": -0.4557, "y1": -0.4557}, {"type": "line", "x0": 1.072, "x1": 1.127, "y0": 1.138, "y1": 1.165}, {"type": "line", "x0": 1.127, "x1": 1.179, "y0": 1.165, "y1": 1.165}, {"type": "line", "x0": 1.179, "x1": 1.179, "y0": 1.165, "y1": 1.034}, {"type": "line", "x0": 1.179, "x1": 1.127, "y0": 1.034, "y1": 1.034}, {"type": "line", "x0": 1.127, "x1": 1.072, "y0": 1.034, "y1": 1.061}, {"type": "line", "x0": 1.072, "x1": 1.072, "y0": 1.061, "y1": 1.138}, {"type": "line", "x0": 1.072, "x1": 1.072, "y0": -1.138, "y1": -1.061}, {"type": "line", "x0": 1.072, "x1": 1.127, "y0": -1.061, "y1": -1.034}, {"type": "line", "x0": 1.127, "x1": 1.179, "y0": -1.034, "y1": -1.034}, {"type": "line", "x0": 1.179, "x1": 1.179, "y0": -1.034, "y1": -1.165}, {"type": "line", "x0": 1.179, "x1": 1.127, "y0": -1.165, "y1": -1.165}, {"type": "line", "x0": 1.127, "x1": 1.072, "y0": -1.165, "y1": -1.138}, {"type": "line", "x0": 1.469, "x1": 1.639, "y0": 0.6257, "y1": 0.4534}, {"type": "line", "x0": 1.469, "x1": 1.639, "y0": 0.4534, "y1": 0.6257}, {"type": "line", "x0": 1.206, "x1": 1.415, "y0": 1.168, "y1": 0.9317}, {"type": "line", "x0": 1.206, "x1": 1.415, "y0": 0.9317, "y1": 1.168}, {"type": "line", "x0": 1.469, "x1": 1.639, "y0": -0.6257, "y1": -0.4557}, {"type": "line", "x0": 1.469, "x1": 1.639, "y0": -0.4557, "y1": -0.6257}, {"type": "line", "x0": 1.415, "x1": 1.206, "y0": -0.934, "y1": -1.168}, {"type": "line", "x0": 1.206, "x1": 1.415, "y0": -0.934, "y1": -1.168}, {"type": "line", "x0": 0.1972, "x1": 0.3491, "y0": -1.501, "y1": -1.743}, {"type": "line", "x0": 0.1972, "x1": 0.3491, "y0": -1.743, "y1": -1.501}, {"type": "line", "x0": 0.7232, "x1": 0.8773, "y0": -1.501, "y1": -1.743}, {"type": "line", "x0": 0.7232, "x1": 0.8773, "y0": -1.743, "y1": -1.501}, {"type": "line", "x0": 0.1972, "x1": 0.3491, "y0": 1.501, "y1": 1.743}, {"type": "line", "x0": 0.1972, "x1": 0.3491, "y0": 1.743, "y1": 1.501}, {"type": "line", "x0": 0.7232, "x1": 0.8773, "y0": 1.743, "y1": 1.501}, {"type": "line", "x0": 0.7232, "x1": 0.8773, "y0": 1.501, "y1": 1.743}, {"type": "line", "x0": 0, "x1": 1.8, "y0": 1.8, "y1": 1.8}, {"type": "line", "x0": 0, "x1": 1.8, "y0": -1.8, "y1": -1.8}, {"type": "line", "x0": 1.8, "x1": 1.8, "y0": -1.8, "y1": 1.8}, {"type": "line", "x0": 0, "x1": 0, "y0": 1.8, "y1": -1.8}], "width": 350, "xaxis": {"title": {"text": "R(m)"}}, "yaxis": {"scaleanchor": "x", "title": {"text": "z(m)"}}}}
